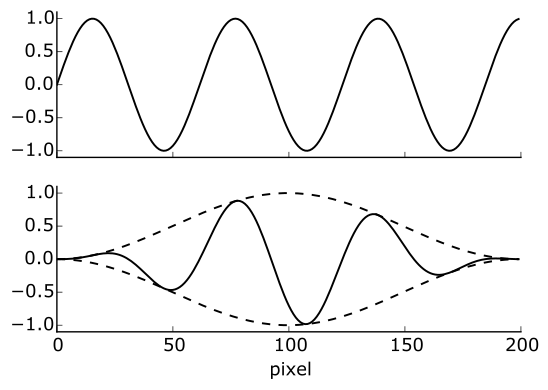

Generate this figure with Python:
from DftAnalysis import *

x,y1,y2=LeakageSines()
fig,ax=subplots(2,1,sharex=True,sharey=True,figsize=(6,4))
ax[0].plot(x,y2,color="k")
window=hanning(len(y2))
ax[1].plot(x,y2*window,color="k")
ax[1].plot(x,window,color="k",ls="dashed")
ax[1].plot(x,-window,color="k",ls="dashed")
xlabel("pixel")
ylim(-1.1,1.1)
UnBox(ax[0])
UnBox(ax[1])
ShowOrSave()
